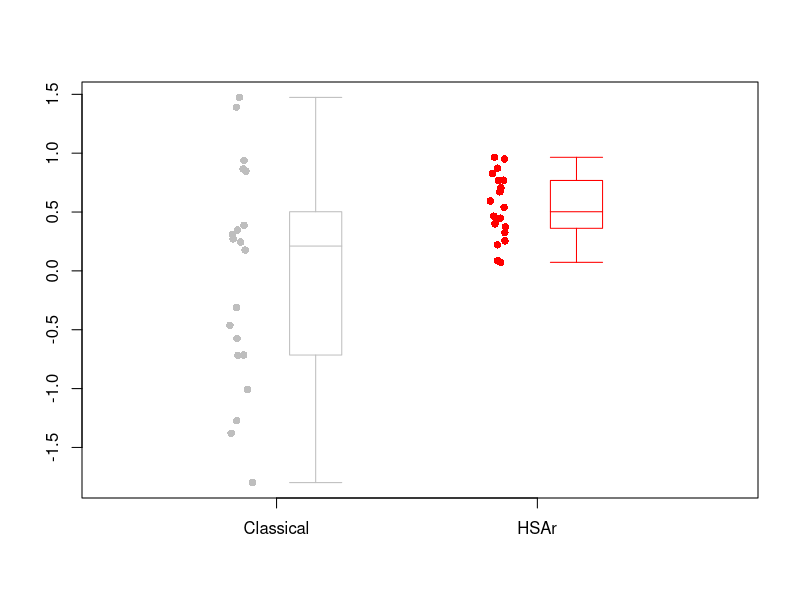
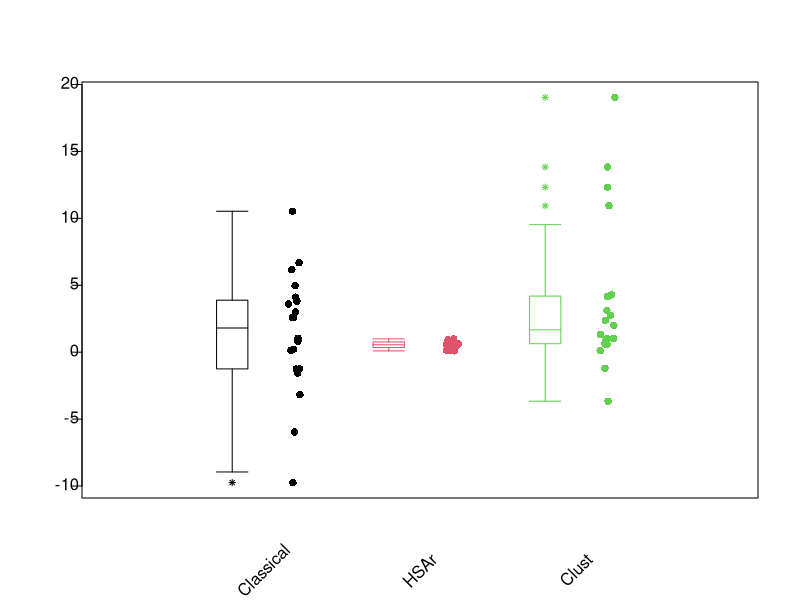

Reproduce these figures in R, in order.
mybox <- function(x, x1, x2, col = "black", pch = 8, ...){
  
  med <- quantile(x, .5, ...)
  iqr <- quantile(x, c(0.25, 0.75), ...)
  mu <- mean(x, ...)
  w <- 1.5*(iqr[2]-iqr[1])
  uw <- min(c(iqr[2]+w, max(x)), ...)
  lw <- max(c(iqr[1]-w, min(x)), ...)
  # x1 <- .8
  # x2 <- 1.2
  
  lines(y = c(iqr[1], iqr[1], iqr[2], iqr[2], iqr[1]), x = c(x1, x2, x2, x1, x1), col = col)
  lines(y = c(lw, lw), x = c(x1, x2), col = col)
  lines(y = c(uw, uw), x = c(x1, x2), col = col)
  lines(y = c(med, med), x = c(x1, x2), col = col)
  lines(y = c(iqr[1], lw), x = rep((x1+x2)/2, 2), col = col)
  lines(y = c(iqr[2], uw), x = rep((x1+x2)/2, 2), col = col)
  out <- x[x < lw | x > uw]
  points(y = out, x = rep((x1+x2)/2, length(out)), pch = pch, cex = 0.6, col = col)
}

myboxplot <- function(x1, x2, ylab, xlim = NULL, ylim = NULL, ylog = FALSE, ...){
  
  if(is.null(xlim)) xlim <- c(0.5, 2.9)
  if(is.null(ylim)) ylim <- c(min(c(min(x1), min(x2))), max(c(max(x1), max(x2))))
  plot(y = x1, x = rep(1, length(x1))+rnorm(length(x1), 0, 0.02), pch = 16, xlim = xlim, col = "grey", ylab = ylab, xaxt = "n", xlab = "", ylim = ylim, log = ifelse(ylog, "y", ""))
  points(y = x2, x = rep(2, length(x2))+rnorm(length(x2), 0, 0.02), col = "red", pch = 16)
  axis(1, at = c(mean(c(1, mean(c(1.2, 1.4)))), mean(c(2, mean(c(2.2, 2.4))))), labels = c("Classical", "HSAr"))
  mybox(x1, 1.2, 1.4, col = "grey", ...)
  mybox(x2, 2.2, 2.4, col = "red", ...)
  
}


myboxplot(rnorm(20), runif(20) , "")

x <- c(rnorm(20, sd = 5), runif(20), c(rnorm(10, 1, 1), rnorm(10, 1, 10)))
y <- rep(1:3, each = 20)
cols <- rep(1:3, each = 20)
labs <- c("Classical", "HSAr", "Clust")

myboxplot2 <- function(x, grp, ylab= "", xlim = NULL, ylim = NULL, ylog = FALSE, bwidth = 0.2, col = "grey", labs = "", xaxt = TRUE, xaxt_y = grconvertY(.05, "nfc", "user")){
  
  grp <- as.numeric(as.factor(grp))
  b_x <- grp - 0.2
  s_x <- grp + 0.2
  
  
  if(is.null(xlim)) xlim <- c(min(grp)-1, max(grp)+1)
  # if(is.null(ylim)) ylim <- c(min(x), max(x))
  
  plot(y = x, x = s_x+rnorm(length(x), 0, 0.02), pch = 16, xlim = xlim, ylim = ylim, col = col, ylab = ylab, xaxt = "n", yaxt = "n", xlab = "", log = ifelse(ylog, "y", ""))
  # boxplot
  for(i in unique(grp)){
    mybox(x[grp == i], b_x[grp == i][1]-bwidth/2, b_x[grp == i][1]+bwidth/2, col = col[grp == i])
  }
  at2 <- axTicks(2)
  # if(!ylog) at2 <- at2[at2 >= par("usr")[3] & at2 <= par("usr")[4]]
  # if(ylog) at2 <- at2[at2 >= exp(par("usr")[3]) & at2 <= exp(par("usr")[4])]
  # axis(1, at = unique(grp), labels = labs)
  # x axis
  if(xaxt) text(x = unique(grp), y = xaxt_y, labels = labs, srt = 45, xpd = "n")
  # y axis
  axis(2, at = at2, label = rep("", length(at2)))
  text(x = grconvertX(.01, "npc", "user"), y = at2, labels = at2, xpd = "n", pos = 2)
  
  print(summary(x))
  print(axTicks(2))
  
}

myboxplot2(x, y, col = cols, labs = labs)
